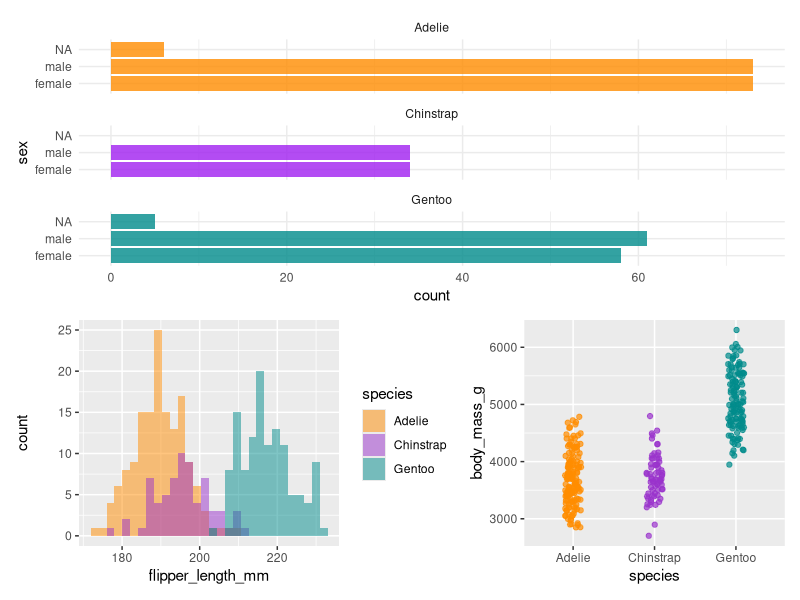

Generate this figure with R: (Note: this script raises an error after producing the figure.)
## ---- chunk 1
9^2 != 9 * (3 + 6)
## ---- chunk 2
pi
month.abb# abbreviated month names
## ---- chunk 3
penguins # not available
data(penguins, package = "palmerpenguins")
penguins
## ---- chunk 4
library(palmerpenguins)
library(dplyr)
library(ggplot2)
library(patchwork)
# Jitter plot example
plot3 <- ggplot(data = penguins, aes(x = species, y = body_mass_g)) +
           geom_jitter(aes(color = species),
              width = 0.1,
              alpha = 0.7,
              show.legend = FALSE) +
         scale_color_manual(values = c("darkorange", "darkorchid", "cyan4"))

# Histogram example
plot2 <- ggplot(data = penguins, aes(x = flipper_length_mm)) +
  geom_histogram(aes(fill = species), alpha = 0.5, position = "identity", bins = 30) +
  scale_fill_manual(values = c("darkorange", "darkorchid", "cyan4"))

# Count penguins for each species / sex
plot1 <- ggplot(penguins, aes(x = sex, fill = species)) +
  geom_bar(alpha = 0.8, show.legend = FALSE) +
  scale_fill_manual(values = c("darkorange", "purple", "cyan4")) +
  theme_minimal() +
  facet_wrap(~species, ncol = 1) +
  coord_flip()
## ---- chunk 5
plot1 / (plot2 + plot3)
## ---- chunk 6
result <- sqrt(42)
## ---- chunk 7
knitr::include_graphics("Pics/result.png")
## ---- chunk 8
result
## ---- chunk 9
result * 3
result * result
## ---- chunk 10
result <- exp(42)
## ---- chunk 11
knitr::include_graphics("Pics/new_result.png")
## ---- chunk 12
results <- c(42, sqrt(42), 42^2)
results
## ---- chunk 13
one_two_three <- c("one", "two", "three")
one_two_three
## ---- chunk 14
one_2_three_4 <- c("one", 2, "three", 4)
one_2_three_4
## ---- chunk 15
knitr::include_graphics("Pics/view.png")
## ---- chunk 16
rm(result)
## ---- chunk 17
result <- exp(42)
## ---- chunk 18
rm(result, results)
## ---- chunk 19
rep(c(1, 2, 3), times= 3)
rep(c("One", "Two", "Three"), times= 3)
## ---- chunk 20
rep(c(1, 2, 3), each= 3)
rep(c("One", "Two", "Three"), each= 3)
## ---- chunk 21
14:24
## ---- chunk 22
14:24.5
14.5:24
## ---- chunk 23
seq(14, 24)
## ---- chunk 24
seq(14, 24.5)
seq(14.5, 24)
## ---- chunk 25
seq(14, 24, by=2.5)
seq(14, 24, length.out=7)
## ---- chunk 26
n <- 1000
tibble(
  dist = rep(c("runif", "rnorm"), each = n),
  value = c(runif(n), rnorm(n))) |>
  mutate(dist  = factor(dist, levels = c("runif", "rnorm"))) |> 
  ggplot(aes(x = value)) +
  geom_histogram(boundary = 0, binwidth = 0.2) +
  facet_wrap(~ dist)

## ---- chunk 27
runif(7)
## ---- chunk 28
runif(7, min=10, max=100)
## ---- chunk 29
rnorm(10)
## ---- chunk 30
rnorm(10, mean=50, sd=3)
## ---- chunk 31
sample(1:100, 10, replace = FALSE)
sample(20:30, 7, replace = TRUE)
## ---- chunk 32
sample(1:10)
## ---- chunk 33
set.seed(300)
rnorm(5)
set.seed(300)
rnorm(5)
## ---- chunk 34
num <- -35.2
class(num)
## ---- chunk 35
int <- 35L
class(int)
## ---- chunk 36
int <- 35
class(int)
## ---- chunk 37
char <- "Letters"
class(char)
## ---- chunk 38
logic <- TRUE
class(logic)
## ---- chunk 39
integ <- 35L
integ
## ---- chunk 40
class(integ)
## ---- chunk 41
integ_num <- as.numeric(integ)
class(integ_num)
## ---- chunk 42
integ_int <- as.integer(integ_num)
class(integ_int)
## ---- chunk 43
integ_char <- as.character(integ)
class(integ_char)
## ---- chunk 44
birthday <- "1980-02-08"
birthday
class(birthday)
## ---- chunk 45
birthdate <- as.Date(birthday)
birthdate
class(birthdate)
## ---- chunk 46
ten_days_before_my_birthdate <- birthdate - 10
ten_days_before_my_birthdate
## ---- chunk 47
ten_days_before_my_birthday <- birthday - 10
## ---- chunk 48
scandinavian_countries <- factor(c("Norway", "Denmark", "Sweden", "Denmark", "Sweden", "Norway", "Denmark"), levels= c("Norway", "Denmark", "Sweden"))
## ---- chunk 49
scandinavian_countries 
class(scandinavian_countries)
## ---- chunk 50
scandinavia <- c("Norway", "Denmark", "Sweden", "Denmark", "Sweden", "Norway", "Denmark")
scandinavian_kingdoms <- factor(scandinavia, levels = c("Norway", "Denmark", "Sweden"))
scandinavian_kingdoms
## ---- chunk 51
vec.char <- c("one", "two", "three")
vec.char
## ---- chunk 52
temperature <- c(8.7, 9.2, 9.4, 9.5, 9.7, 10.1, 10.3, 10.6, 10.7, 10.8, 11.3, 11.9, 12.2, 12.3, 11.7, 10.2, 10.3, 10.3, 10.4, 10.3, 10.1, 9.7, 9.5, 9.4)
## ---- chunk 53
temperature
## ---- chunk 54
class(temperature)
## ---- chunk 55
coercion <- c(15, "fifteen", 15L)
class(coercion)
## ---- chunk 56
temperature[c(2, 6)] 
## ---- chunk 57
neo <- matrix(temperature, nrow = 4, ncol = 6)
neo 
## ---- chunk 58
neo[2, 3]
## ---- chunk 59
neo[2, ]

neo[ , 3]
## ---- chunk 60
my_list <- list(string = "one", 
                number = 2, 
                temp = temperature, 
                boolean = TRUE, 
                words = vec.char, 
                matrix = neo)
my_list 
## ---- chunk 61
my_list[[1]] #get first element
## ---- chunk 62
my_list$matrix
## ---- chunk 63
my_list$words[3]
## ---- chunk 64
my_list$matrix[2, 3]
## ---- chunk 65
library(tidyverse)
## ---- chunk 66
df <- data.frame(Year = rep(2017:2019, each = 12), 
                 Month = rep(month.name, 3), 
                 Avg_temperature = c(3.4, 2.8, 4.2, 5.8, 11.4, 12.6, 14.6, 13.9, 13.7, 9.2, 4.3, 3.1, 2.3, 0.5, 0.8, 6.7, 13.5, 13.6, 16.2, 13.8, 11.6, 8.0, 6.6, 3.9, 1.7, 4.6, 4.0, 9.1, 8.8, 13.2, 15.4, 15.8, 11.6, 7.8, 3.6, 4.8))
df
## ---- chunk 67
tbl <- tibble(Year = rep(2017:2019, each = 12), 
             Month = rep(month.name, 3), 
             Avg_temperature = c(3.4, 2.8, 4.2, 5.8, 11.4, 12.6, 14.6, 13.9, 13.7, 9.2, 4.3, 3.1, 2.3, 0.5, 0.8, 6.7, 13.5, 13.6, 16.2, 13.8, 11.6, 8.0, 6.6, 3.9, 1.7, 4.6, 4.0, 9.1, 8.8, 13.2, 15.4, 15.8, 11.6, 7.8, 3.6, 4.8))
tbl
## ---- chunk 68
df[3, "Avg_temperature"]
tbl[3, "Avg_temperature"]
## ---- chunk 69
df[3, ]
tbl[3, ]
df[ , "Avg_temperature"]
tbl[ , "Avg_temperature"]
## ---- chunk 70
df$Avg_temperature
tbl$Avg_temperature
## ---- chunk 71
df_as_tibble <- as_tibble(df)
df_as_tibble 
